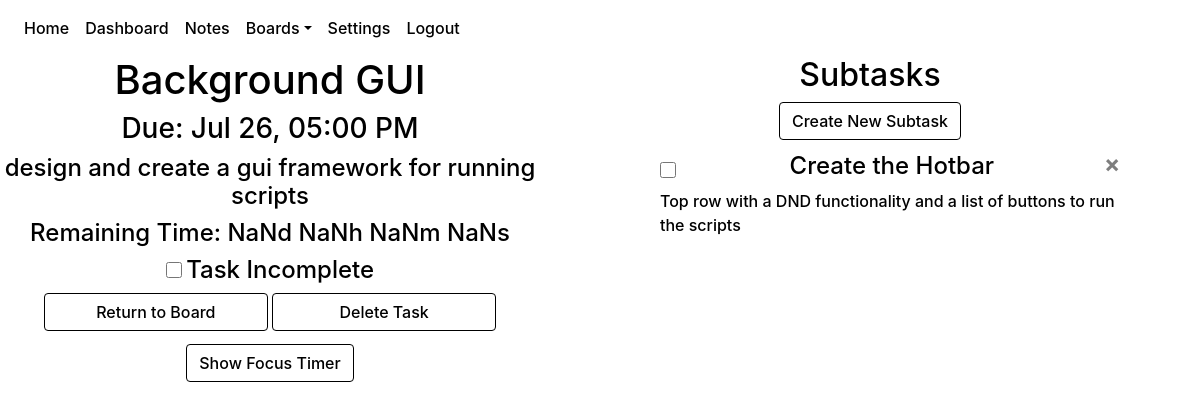
Screenshot of /boards/1/3/1 (signed in) with the database file from the repository.
### website/models.py (models this page shows)
class Task(db.Model):
    id = db.Column(db.Integer, primary_key = True)
    created = db.Column(db.DateTime(timezone = True), default = func.now())
    last_modified = db.Column(db.DateTime(timezone = True), default = func.now())
    due_date = db.Column(db.DateTime(timezone = True))
    name = db.Column(db.String(100))
    description = db.Column(db.String(10000))
    completed = db.Column(db.Boolean, default = False)
    category = db.Column(db.Integer, db.ForeignKey('category.id'))
    board = db.Column(db.Integer, db.ForeignKey('board.id'))
    subtasks = db.relationship('Subtask')
    user_id = db.Column(db.Integer, db.ForeignKey('user.id'))

class Subtask(db.Model):
    id=db.Column(db.Integer, primary_key=True)
    created=db.Column(db.DateTime(timezone = True), default = func.now())
    last_modified=db.Column(db.DateTime(timezone = True), default = func.now())
    due_date = db.Column(db.DateTime(timezone = True))
    name = db.Column(db.String(100))
    description = db.Column(db.String(10000))
    completed = db.Column(db.Boolean, default = False)
    parent_task = db.Column(db.Integer, db.ForeignKey('task.id'))
    category = db.Column(db.Integer, db.ForeignKey('category.id'))
    board = db.Column(db.Integer, db.ForeignKey('board.id'))
    user_id = db.Column(db.Integer, db.ForeignKey('user.id'))

### website/views.py (the view, shortened to what this page needs)
@views.route('/boards/<board>/<category>/<task>', methods= ['GET', 'POST'])
@login_required
def display_task(board, category, task):
    return render_template("taskview.html", user = current_user, board = board, category = category, task = task)

### website/__init__.py (called while the page is built)
def create_app():
    app = Flask(__name__)
    app.config['SECRET_KEY'] = urandom(12).hex()
    app.config['SQLALCHEMY_DATABASE_URI'] = f'sqlite:///{DB_NAME}'
    app.config['SQLALCHEMY_TRACK_MODIFICATIONS'] = False
    db.init_app(app)
    from .views import views
    from .auth import auth
    app.register_blueprint(views, url_prefix='/')
    app.register_blueprint(auth, url_prefix='/')
    from .models import User, Note, Board, Task, Category
    create_database(app)
    login_manager = LoginManager()
    login_manager.login_view = 'auth.login'
    login_manager.init_app(app)
    @login_manager.user_loader
    def load_user(id):
        return User.query.get(id)
    return app

### website/templates/taskview.html (shortened to what this page needs)
{% extends "base.html" %}
{% block style %}
<link rel="stylesheet" href="{{ url_for('static', filename = 'taskView.css') }}" />
{% endblock %}
{% block content %}
    {% for boardObject in current_user.boards %}
    {% if boardObject.id == board|int%}
    {% for taskObject in boardObject.tasks%}
    {% if task|int == taskObject.id %}
    <div class="all-task-content">
        <div class="contain-task">
            <div class="task-header">
                <h1
                align="center"
                class="show-task task-title"
                id="task-title"
                ondblclick='editTaskElement(".task-title")'>{{ taskObject.name }}</h1>
                <h3
                id="task-due-date"
                class="show-task task-due"
                align="center"
                ondblclick='setDefaultDate("{{taskObject.due_date}}"); editTaskElement(".task-due");'>Due: {{taskObject.due_date.strftime('%b %d, %I:%M %p')}}</h3>
                <h4
                id="task-description"
                class="show-task task-description"
                align="center"
                ondblclick='editTaskElement(".task-description")'>{{taskObject.description}}</h4>
                {% if taskObject.completed == True %}
                    <h4 style="display: none;" id="time-remaining"></h4>
                    <div align="center" class="task-complete checkbox-section">
                        <input
                        align="center"
                        name="check-box"
                        type="checkbox"
                        aria-label="Complete"
                        id="task-completed-checkbox"
                        class="task-view checkbox form-control"
                        onclick="toggleTaskCompletion({{ taskObject.id }}, {{ taskObject.board }})"
                        checked
                        >
                        <h4 id="task-status">Task Complete</h4>
                    </div>
                {% else %}
                    <h4 id="time-remaining"></h4>
                    <div align="center" class="task-incomplete checkbox-section">
                        <input
                        onshow="showDueDate('{{ taskObject.due_date }}');"
                        type="checkbox"
                        name="check-box"
                        aria-label="Complete"
                        id="task-completed-checkbox"
                        class="task-view checkbox form-control"
                        onclick="toggleTaskCompletion({{ taskObject.id }}, {{ taskObject.board }})"
                        >
                        <h4 id="task-status">Task Incomplete</h4>
                    </div>
                {% endif %}
                <div align="center" id="main-task-buttons-div">
                    <a href="/boards/{{ board }}"><button align="center" id="return-to-board" class="form-control btn btn-primary">Return to Board</button></a>
                    <button align="center"
                    id="delete-task"
                    class="form-control btn btn-secondary"
                    onclick= "showDeleteConfirmation(`deleteTask({{ taskObject.id }}, '{{ board }}');`, 'task');"
                    >Delete Task</button>
                </div>
            </div>
            {% if taskObject.completed == False %}
            <div align="center" id="focus-timer-button-container">
                <button align="center" onclick="toggleTimerMenu('focus-timer-display');" class="btn btn-primary" id="focus-timer-display">Show Focus Timer</button>
            </div>
            {% endif %}
        </div>
        <div class="contain-subtasks">
            <div align="center" id="subtask-list-header">
                <h2>Subtasks</h2>
                <div align="center">
                    <button class="btn btn-primary" onclick="showSubtaskForm();" id="show-form-button">Create New Subtask</button>
                </div>
            </div>
            <ul class="subtask list-group-flush" id="subtask-list">
                {% for subtask in taskObject.subtasks%}
                <li class="subtask-item list-group-item">
                {% if subtask.completed == True %}
                    <input id="toggle-s{{subtask.id}}" class="toggle-complete-box form-control show-subtask subtask-title s{{subtask.id}}" type="checkbox" onclick="toggleSubtaskCompletion({{ subtask.id }})" checked />
                    <h4 class="show-subtask subtask-completed subtask-title s{{subtask.id}} complete" ondblclick="editSubtaskElement('.subtask-title.s{{subtask.id}}');">{{ subtask.name }}</h4>
                    <button type="button" class="show-subtask close s{{ subtask.id }}" id="delete-subtask" onClick="showDeleteConfirmation(`deleteSubtask({{ subtask.id }})`, 'subtask');">
                        <span class="delete-button" aria-hidden="true">&times;</span>
                    </button>
                    <br>
                    <div id="change-name-div" class="edit-subtask subtask-title s{{subtask.id}}" align="center">
                        <input
                        align="center"
                        name = "subtask-title"
                        class="form-control edit-subtask subtask-title s{{subtask.id}}"
                        id="subtask-title-input-s{{subtask.id}}"
                        type="text"
                        value="{{subtask.name}}"
                        >
                        <button
                        onclick='updateSubtask({{ subtask.id }}, "subtask-title-input-s{{subtask.id}}");'
                        class="btn btn-primary subtask-title edit-subtask s{{subtask.id}}"
                        id="submit-subtask-title"
                        >
                        Save
                        </button>
                        <button
                        onclick='cancelEditSubtask();'
                        class="btn btn-secondary subtask-title edit-subtask s{{subtask.id}}"
                        id="cancel-title"
                        >
                        Cancel
                        </button>
                    </div>
                    <p id="description-p" class="show-subtask subtask-completed subtask-description s{{subtask.id}}" ondblclick="editSubtaskElement('.subtask-description.s{{subtask.id}}');">{{ subtask.description }}</p>
                    <div id="change-description-div-sub" class="edit-subtask subtask-description s{{subtask.id}}" align="center">
                        <textarea
                        align="center"
                        name="subtask-description"
                        class="form-control edit-subtask subtask-description s{{subtask.id}}"
                        id="subtask-description-input-s{{subtask.id}}">{{subtask.description}}</textarea>
                        <button
                        onclick='updateSubtask({{ subtask.id }}, "subtask-description-input-s{{subtask.id}}");'
                        class="btn btn-primary subtask-description edit-subtask s{{subtask.id}}"
                        id="submit-subtask-description"
                        >
                        Save
                        </button>
                        <button
                        onclick='cancelEditSubtask();'
                        class="btn btn-secondary subtask-description edit-subtask s{{subtask.id}}"
                        id="cancel-subtask"
                        >
                        Cancel
                        </button>
                    </div>
                    <input type="text" class="edit-subtask s{{subtask.id}}" id="subtask-name-input" value="{{subtask.name}}">
                {% else %}
                    <input id="toggle-s{{subtask.id}}" class="toggle-complete-box form-control show-subtask subtask-title s{{subtask.id}}" type="checkbox" onclick="toggleSubtaskCompletion({{ subtask.id }})" />
                    <h4 class="show-subtask subtask-title s{{subtask.id}} incomplete" ondblclick="editSubtaskElement('.subtask-title.s{{subtask.id}}');">{{ subtask.name }}</h4>
                    <button type="button" class="show-subtask close s{{ subtask.id }}" id="delete-subtask" onClick="showDeleteConfirmation(`deleteSubtask({{ subtask.id }})`, 'subtask');">
                        <span class="delete-button" aria-hidden="true">&times;</span>
                    </button>
                    <br>
                    <p id="description-p" class="show-subtask subtask-description s{{subtask.id}}" ondblclick="editSubtaskElement('.subtask-description.s{{subtask.id}}');">{{ subtask.description }}</p>
                {% endif %}
                </li>
                {% endfor %}
            </ul>
        </div>
    </div>
    {% endif %}
    {% endfor %}
    {% endif %}
    {% endfor %}
{% endblock %}

### website/static/base.css (style rules this page uses)
html { height: 100vh; min-width: 99vw; max-width: 100vw; background-color: var(--navbar-background-color); }
:root { --background-color: #343a40; --text-color: #ffffff; --navbar-text-color: #9a9da0; --navbar-highlight-color: #ffffff; --navbar-background-color: #343a40; --button-text-color: #ffffff; --confirm-button-color: #007bff; --cancel-button-color: #6c757d; --delete-button-color: #ff0000; --create-screen-filter:rgba(0,0,255,.4); --delete-screen-filter:rgba(255,0,0,.6); --font-family: -apple-system, BlinkMacSystemFont,'Segoe UI',Roboto,'Helvetica Neue',Arial,'Noto Sans',sans-serif,'Apple Color Emoji','Segoe UI Emoji','Segoe UI Symbol','Noto Color Emoji'; --font-style: none; --font-weight: 500; }
body { width: 100%; min-height: 100vh; color: var(--text-color); background-color: var(--navbar-background-color); font-weight: var(--font-weight); font-family: var(--font-family); font-style: var(--font-style); }
h1, h2, h3, h4, h5, h6, p, div, a, li.list-group-item { color: var(--text-color); background-color: var(--background-color); font-weight: var(--font-weight); font-family: var(--font-family); font-style: var(--font-style); }
button.btn.btn-primary { background-color: var(--confirm-button-color)!important; border-color: var(--confirm-button-color)!important; color: var(--button-text-color)!important; font-weight: var(--font-weight); font-family: var(--font-family); font-style: var(--font-style); }
button.btn.btn-secondary { background-color: var(--cancel-button-color)!important; border-color: var(--cancel-button-color)!important; color: var(--button-text-color)!important; font-weight: var(--font-weight); font-family: var(--font-family); font-style: var(--font-style); }

### website/static/taskView.css (style rules this page uses)
:root { --focus-timer-display: none; }
div.all-task-content { display: grid; }
@media only screen and (min-width:992px) { div.all-task-content { grid-template-columns: 1fr 1fr; } }
div.contain-task, div.contain-subtasks { max-width: 90%; align-items: center; justify-content: center; }
input, textarea, select, h4 { text-align: center; }
div.checkbox-section input.checkbox { max-width: 1rem; max-height: 1rem; display: inline-block; }
div.checkbox-section h4#task-status { display: inline-block; }
div#main-task-buttons-div button { display: inline-block; width: 14rem; }
h4#time-remaining { text-align: center; }
button#focus-timer-display { align-self: center; margin: .8rem; }
div.contain-subtasks input, div.contain-subtasks textarea { width: 80%; }
input.toggle-complete-box { max-width: 1rem; max-height: 1rem; display: inline-block; margin-top: 0.6rem; vertical-align: top; }
h4.subtask-title { display: inline-block; width: 92%; }
span.delete-button { display: inline-block; max-width: 1rem; }
p.subtask-description { width: 100%; }

### rows the page displays
Task: name "Background GUI", due_date "Jul 26, 05:00 PM", description "design and create a gui framework for running scripts", completed "Show Focus Timer"
Subtask: name "Create the Hotbar", description "Top row with a DND functionality and a list of buttons to run the scripts"
